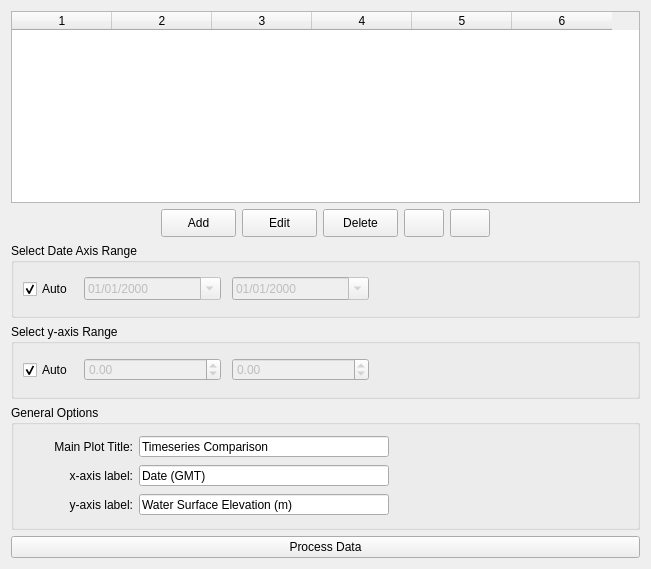
          <widget class="QWidget" name="tab_timeseriesData">
           <attribute name="title">
            <string>Select Timeseries Data</string>
           </attribute>
           <layout class="QVBoxLayout" name="verticalLayout_4">
            <item>
             <widget class="QTableWidget" name="table_TimeseriesData">
              <property name="editTriggers">
               <set>QAbstractItemView::NoEditTriggers</set>
              </property>
              <property name="alternatingRowColors">
               <bool>true</bool>
              </property>
              <property name="gridStyle">
               <enum>Qt::NoPen</enum>
              </property>
              <property name="cornerButtonEnabled">
               <bool>false</bool>
              </property>
              <property name="columnCount">
               <number>6</number>
              </property>
              <attribute name="horizontalHeaderCascadingSectionResizes">
               <bool>true</bool>
              </attribute>
              <attribute name="horizontalHeaderMinimumSectionSize">
               <number>20</number>
              </attribute>
              <attribute name="verticalHeaderCascadingSectionResizes">
               <bool>false</bool>
              </attribute>
              <column/>
              <column/>
              <column/>
              <column/>
              <column/>
              <column/>
             </widget>
            </item>
            <item>
             <layout class="QHBoxLayout" name="horizontalLayout_31">
              <item>
               <spacer name="horizontalSpacer_23">
                <property name="orientation">
                 <enum>Qt::Horizontal</enum>
                </property>
                <property name="sizeHint" stdset="0">
                 <size>
                  <width>40</width>
                  <height>20</height>
                 </size>
                </property>
               </spacer>
              </item>
              <item>
               <widget class="QPushButton" name="button_TimeseriesAddRow">
                <property name="minimumSize">
                 <size>
                  <width>75</width>
                  <height>28</height>
                 </size>
                </property>
                <property name="maximumSize">
                 <size>
                  <width>75</width>
                  <height>28</height>
                 </size>
                </property>
                <property name="toolTip">
                 <string>Add new dataset</string>
                </property>
                <property name="text">
                 <string>Add</string>
                </property>
               </widget>
              </item>
              <item>
               <widget class="QPushButton" name="button_TimeseriesEditRow">
                <property name="minimumSize">
                 <size>
                  <width>75</width>
                  <height>28</height>
                 </size>
                </property>
                <property name="maximumSize">
                 <size>
                  <width>75</width>
                  <height>28</height>
                 </size>
                </property>
                <property name="toolTip">
                 <string>Edit selected dataset</string>
                </property>
                <property name="text">
                 <string>Edit</string>
                </property>
               </widget>
              </item>
              <item>
               <widget class="QPushButton" name="button_TimeseriesDeleteRow">
                <property name="minimumSize">
                 <size>
                  <width>75</width>
                  <height>28</height>
                 </size>
                </property>
                <property name="maximumSize">
                 <size>
                  <width>75</width>
                  <height>28</height>
                 </size>
                </property>
                <property name="toolTip">
                 <string>Delete selected dataset</string>
                </property>
                <property name="text">
                 <string>Delete</string>
                </property>
               </widget>
              </item>
              <item>
               <widget class="QPushButton" name="button_moveRowUp">
                <property name="minimumSize">
                 <size>
                  <width>0</width>
                  <height>28</height>
                 </size>
                </property>
                <property name="maximumSize">
                 <size>
                  <width>16777215</width>
                  <height>28</height>
                 </size>
                </property>
                <property name="toolTip">
                 <string>Move selected dataset up</string>
                </property>
                <property name="text">
                 <string/>
                </property>
                <property name="icon">
                 <iconset resource="../MetOceanViewer.qrc">
                  <normaloff>:/rsc/img/arrow_up.png</normaloff>:/rsc/img/arrow_up.png</iconset>
                </property>
               </widget>
              </item>
              <item>
               <widget class="QPushButton" name="button_moveRowDown">
                <property name="minimumSize">
                 <size>
                  <width>0</width>
                  <height>28</height>
                 </size>
                </property>
                <property name="maximumSize">
                 <size>
                  <width>16777215</width>
                  <height>28</height>
                 </size>
                </property>
                <property name="toolTip">
                 <string>Move selected dataset down</string>
                </property>
                <property name="text">
                 <string/>
                </property>
                <property name="icon">
                 <iconset resource="../MetOceanViewer.qrc">
                  <normaloff>:/rsc/img/arrow_down.png</normaloff>:/rsc/img/arrow_down.png</iconset>
                </property>
               </widget>
              </item>
              <item>
               <spacer name="horizontalSpacer_24">
                <property name="orientation">
                 <enum>Qt::Horizontal</enum>
                </property>
                <property name="sizeHint" stdset="0">
                 <size>
                  <width>40</width>
                  <height>20</height>
                 </size>
                </property>
               </spacer>
              </item>
             </layout>
            </item>
            <item>
             <widget class="QGroupBox" name="group_TimeseriesRange">
              <property name="minimumSize">
               <size>
                <width>0</width>
                <height>75</height>
               </size>
              </property>
              <property name="title">
               <string>Select Date Axis Range</string>
              </property>
              <layout class="QHBoxLayout" name="horizontalLayout_39">
               <item>
                <layout class="QHBoxLayout" name="horizontalLayout_36">
                 <item>
                  <widget class="QCheckBox" name="check_TimeseriesAllData">
                   <property name="minimumSize">
                    <size>
                     <width>55</width>
                     <height>0</height>
                    </size>
                   </property>
                   <property name="maximumSize">
                    <size>
                     <width>55</width>
                     <height>16777215</height>
                    </size>
                   </property>
                   <property name="text">
                    <string>Auto</string>
                   </property>
                   <property name="checked">
                    <bool>true</bool>
                   </property>
                  </widget>
                 </item>
                 <item>
                  <widget class="QDateEdit" name="date_TimeseriesStartDate">
                   <property name="enabled">
                    <bool>false</bool>
                   </property>
                   <property name="minimumSize">
                    <size>
                     <width>137</width>
                     <height>23</height>
                    </size>
                   </property>
                   <property name="maximumSize">
                    <size>
                     <width>137</width>
                     <height>23</height>
                    </size>
                   </property>
                   <property name="displayFormat">
                    <string>MM/dd/yyyy</string>
                   </property>
                   <property name="calendarPopup">
                    <bool>true</bool>
                   </property>
                  </widget>
                 </item>
                 <item>
                  <spacer name="horizontalSpacer_27">
                   <property name="orientation">
                    <enum>Qt::Horizontal</enum>
                   </property>
                   <property name="sizeType">
                    <enum>QSizePolicy::Fixed</enum>
                   </property>
                   <property name="sizeHint" stdset="0">
                    <size>
                     <width>5</width>
                     <height>20</height>
                    </size>
                   </property>
                  </spacer>
                 </item>
                 <item>
                  <widget class="QDateEdit" name="date_TimeseriesEndDate">
                   <property name="enabled">
                    <bool>false</bool>
                   </property>
                   <property name="minimumSize">
                    <size>
                     <width>137</width>
                     <height>23</height>
                    </size>
                   </property>
                   <property name="maximumSize">
                    <size>
                     <width>137</width>
                     <height>23</height>
                    </size>
                   </property>
                   <property name="accelerated">
                    <bool>false</bool>
                   </property>
                   <property name="displayFormat">
                    <string>MM/dd/yyyy</string>
                   </property>
                   <property name="calendarPopup">
                    <bool>true</bool>
                   </property>
                  </widget>
                 </item>
                 <item>
                  <spacer name="horizontalSpacer_28">
                   <property name="orientation">
                    <enum>Qt::Horizontal</enum>
                   </property>
                   <property name="sizeHint" stdset="0">
                    <size>
                     <width>259</width>
                     <height>20</height>
                    </size>
                   </property>
                  </spacer>
                 </item>
                </layout>
               </item>
              </layout>
             </widget>
            </item>
            <item>
             <widget class="QGroupBox" name="group_TimeseriesYaxis">
              <property name="minimumSize">
               <size>
                <width>0</width>
                <height>75</height>
               </size>
              </property>
              <property name="title">
               <string>Select y-axis Range</string>
              </property>
              <layout class="QHBoxLayout" name="horizontalLayout_37">
               <item>
                <layout class="QHBoxLayout" name="horizontalLayout_38">
                 <item>
                  <widget class="QCheckBox" name="check_TimeseriesYauto">
                   <property name="minimumSize">
                    <size>
                     <width>55</width>
                     <height>0</height>
                    </size>
                   </property>
                   <property name="maximumSize">
                    <size>
                     <width>55</width>
                     <height>16777215</height>
                    </size>
                   </property>
                   <property name="text">
                    <string>Auto</string>
                   </property>
                   <property name="checked">
                    <bool>true</bool>
                   </property>
                  </widget>
                 </item>
                 <item>
                  <widget class="QDoubleSpinBox" name="spin_TimeseriesYmin">
                   <property name="enabled">
                    <bool>false</bool>
                   </property>
                   <property name="minimumSize">
                    <size>
                     <width>137</width>
                     <height>23</height>
                    </size>
                   </property>
                   <property name="maximumSize">
                    <size>
                     <width>137</width>
                     <height>23</height>
                    </size>
                   </property>
                   <property name="minimum">
                    <double>-9999999.000000000000000</double>
                   </property>
                   <property name="maximum">
                    <double>9999999.990000000223517</double>
                   </property>
                  </widget>
                 </item>
                 <item>
                  <spacer name="horizontalSpacer_29">
                   <property name="orientation">
                    <enum>Qt::Horizontal</enum>
                   </property>
                   <property name="sizeType">
                    <enum>QSizePolicy::Fixed</enum>
                   </property>
                   <property name="sizeHint" stdset="0">
                    <size>
                     <width>5</width>
                     <height>20</height>
                    </size>
                   </property>
                  </spacer>
                 </item>
                 <item>
                  <widget class="QDoubleSpinBox" name="spin_TimeseriesYmax">
                   <property name="enabled">
                    <bool>false</bool>
                   </property>
                   <property name="minimumSize">
                    <size>
                     <width>137</width>
                     <height>23</height>
                    </size>
                   </property>
                   <property name="maximumSize">
                    <size>
                     <width>137</width>
                     <height>23</height>
                    </size>
                   </property>
                   <property name="minimum">
                    <double>-9999999.990000000223517</double>
                   </property>
                   <property name="maximum">
                    <double>9999999.990000000223517</double>
                   </property>
                  </widget>
                 </item>
                 <item>
                  <spacer name="horizontalSpacer_30">
                   <property name="orientation">
                    <enum>Qt::Horizontal</enum>
                   </property>
                   <property name="sizeHint" stdset="0">
                    <size>
                     <width>40</width>
                     <height>20</height>
                    </size>
                   </property>
                  </spacer>
                 </item>
                </layout>
               </item>
              </layout>
             </widget>
            </item>
            <item>
             <widget class="QGroupBox" name="group_TimeseriesGeneral">
              <property name="minimumSize">
               <size>
                <width>0</width>
                <height>125</height>
               </size>
              </property>
              <property name="title">
               <string>General Options</string>
              </property>
              <layout class="QVBoxLayout" name="verticalLayout_9">
               <item>
                <layout class="QHBoxLayout" name="horizontalLayout_7">
                 <item>
                  <widget class="QLabel" name="label_TimeseriesPlotTitle">
                   <property name="minimumSize">
                    <size>
                     <width>110</width>
                     <height>21</height>
                    </size>
                   </property>
                   <property name="maximumSize">
                    <size>
                     <width>110</width>
                     <height>21</height>
                    </size>
                   </property>
                   <property name="text">
                    <string>Main Plot Title:</string>
                   </property>
                   <property name="alignment">
                    <set>Qt::AlignRight|Qt::AlignTrailing|Qt::AlignVCenter</set>
                   </property>
                  </widget>
                 </item>
                 <item>
                  <widget class="QLineEdit" name="text_TimeseriesPlotTitle">
                   <property name="minimumSize">
                    <size>
                     <width>250</width>
                     <height>21</height>
                    </size>
                   </property>
                   <property name="maximumSize">
                    <size>
                     <width>250</width>
                     <height>21</height>
                    </size>
                   </property>
                   <property name="text">
                    <string>Timeseries Comparison</string>
                   </property>
                  </widget>
                 </item>
                 <item>
                  <spacer name="horizontalSpacer_3">
                   <property name="orientation">
                    <enum>Qt::Horizontal</enum>
                   </property>
                   <property name="sizeHint" stdset="0">
                    <size>
                     <width>40</width>
                     <height>20</height>
                    </size>
                   </property>
                  </spacer>
                 </item>
                </layout>
               </item>
               <item>
                <layout class="QHBoxLayout" name="horizontalLayout_13">
                 <item>
                  <widget class="QLabel" name="label_TimeseriesXaxisLabel">
                   <property name="minimumSize">
                    <size>
                     <width>110</width>
                     <height>21</height>
                    </size>
                   </property>
                   <property name="maximumSize">
                    <size>
                     <width>110</width>
                     <height>21</height>
                    </size>
                   </property>
                   <property name="text">
                    <string>x-axis label:</string>
                   </property>
                   <property name="alignment">
                    <set>Qt::AlignRight|Qt::AlignTrailing|Qt::AlignVCenter</set>
                   </property>
                  </widget>
                 </item>
                 <item>
                  <widget class="QLineEdit" name="text_TimeseriesXaxisLabel">
                   <property name="minimumSize">
                    <size>
                     <width>250</width>
                     <height>21</height>
                    </size>
                   </property>
                   <property name="maximumSize">
                    <size>
                     <width>250</width>
                     <height>21</height>
                    </size>
                   </property>
                   <property name="text">
                    <string>Date (GMT)</string>
                   </property>
                  </widget>
                 </item>
                 <item>
                  <spacer name="horizontalSpacer_4">
                   <property name="orientation">
                    <enum>Qt::Horizontal</enum>
                   </property>
                   <property name="sizeHint" stdset="0">
                    <size>
                     <width>40</width>
                     <height>20</height>
                    </size>
                   </property>
                  </spacer>
                 </item>
                </layout>
               </item>
               <item>
                <layout class="QHBoxLayout" name="horizontalLayout_14">
                 <item>
                  <widget class="QLabel" name="label_TimeseriesYaxisLabel">
                   <property name="minimumSize">
                    <size>
                     <width>110</width>
                     <height>21</height>
                    </size>
                   </property>
                   <property name="maximumSize">
                    <size>
                     <width>110</width>
                     <height>21</height>
                    </size>
                   </property>
                   <property name="text">
                    <string>y-axis label:</string>
                   </property>
                   <property name="alignment">
                    <set>Qt::AlignRight|Qt::AlignTrailing|Qt::AlignVCenter</set>
                   </property>
                  </widget>
                 </item>
                 <item>
                  <widget class="QLineEdit" name="text_TimeseriesYaxisLabel">
                   <property name="minimumSize">
                    <size>
                     <width>250</width>
                     <height>21</height>
                    </size>
                   </property>
                   <property name="maximumSize">
                    <size>
                     <width>250</width>
                     <height>21</height>
                    </size>
                   </property>
                   <property name="text">
                    <string>Water Surface Elevation (m)</string>
                   </property>
                  </widget>
                 </item>
                 <item>
                  <spacer name="horizontalSpacer_5">
                   <property name="orientation">
                    <enum>Qt::Horizontal</enum>
                   </property>
                   <property name="sizeHint" stdset="0">
                    <size>
                     <width>40</width>
                     <height>20</height>
                    </size>
                   </property>
                  </spacer>
                 </item>
                </layout>
               </item>
              </layout>
             </widget>
            </item>
            <item>
             <widget class="QPushButton" name="button_processTimeseriesData">
              <property name="text">
               <string>Process Data</string>
              </property>
             </widget>
            </item>
           </layout>
          </widget>
